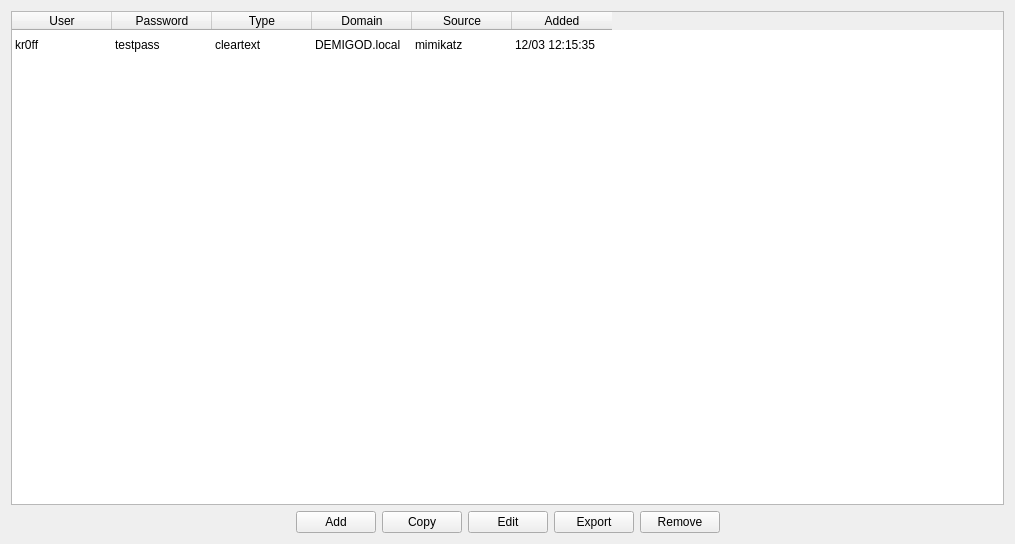
<?xml version="1.0" encoding="UTF-8"?>
<ui version="4.0">
 <class>Form</class>
 <widget class="QWidget" name="Form">
  <property name="geometry">
   <rect>
    <x>0</x>
    <y>0</y>
    <width>1015</width>
    <height>544</height>
   </rect>
  </property>
  <property name="windowTitle">
   <string>Form</string>
  </property>
  <layout class="QGridLayout" name="gridLayout">
   <item row="1" column="2">
    <widget class="QPushButton" name="pushButton_Copy">
     <property name="text">
      <string>Copy</string>
     </property>
    </widget>
   </item>
   <item row="1" column="1">
    <widget class="QPushButton" name="pushButton_New_Profile">
     <property name="text">
      <string>Add</string>
     </property>
    </widget>
   </item>
   <item row="1" column="3">
    <widget class="QPushButton" name="pushButton_Edit">
     <property name="text">
      <string>Edit</string>
     </property>
    </widget>
   </item>
   <item row="1" column="6">
    <spacer name="horizontalSpacer_2">
     <property name="orientation">
      <enum>Qt::Horizontal</enum>
     </property>
     <property name="sizeHint" stdset="0">
      <size>
       <width>40</width>
       <height>20</height>
      </size>
     </property>
    </spacer>
   </item>
   <item row="1" column="5">
    <widget class="QPushButton" name="pushButton_Remove">
     <property name="text">
      <string>Remove</string>
     </property>
    </widget>
   </item>
   <item row="1" column="0">
    <spacer name="horizontalSpacer">
     <property name="orientation">
      <enum>Qt::Horizontal</enum>
     </property>
     <property name="sizeHint" stdset="0">
      <size>
       <width>40</width>
       <height>20</height>
      </size>
     </property>
    </spacer>
   </item>
   <item row="0" column="0" colspan="7">
    <widget class="QTableWidget" name="SessionTableWidget">
     <property name="enabled">
      <bool>true</bool>
     </property>
     <property name="showGrid">
      <bool>false</bool>
     </property>
     <property name="sortingEnabled">
      <bool>false</bool>
     </property>
     <property name="wordWrap">
      <bool>true</bool>
     </property>
     <property name="cornerButtonEnabled">
      <bool>true</bool>
     </property>
     <attribute name="horizontalHeaderVisible">
      <bool>true</bool>
     </attribute>
     <attribute name="horizontalHeaderCascadingSectionResizes">
      <bool>false</bool>
     </attribute>
     <attribute name="horizontalHeaderStretchLastSection">
      <bool>false</bool>
     </attribute>
     <attribute name="verticalHeaderVisible">
      <bool>false</bool>
     </attribute>
     <attribute name="verticalHeaderStretchLastSection">
      <bool>false</bool>
     </attribute>
     <row>
      <property name="text">
       <string/>
      </property>
     </row>
     <column>
      <property name="text">
       <string>User</string>
      </property>
     </column>
     <column>
      <property name="text">
       <string>Password</string>
      </property>
     </column>
     <column>
      <property name="text">
       <string>Type</string>
      </property>
     </column>
     <column>
      <property name="text">
       <string>Domain</string>
      </property>
     </column>
     <column>
      <property name="text">
       <string>Source</string>
      </property>
     </column>
     <column>
      <property name="text">
       <string>Added</string>
      </property>
     </column>
     <item row="0" column="0">
      <property name="text">
       <string>kr0ff</string>
      </property>
     </item>
     <item row="0" column="1">
      <property name="text">
       <string>testpass</string>
      </property>
     </item>
     <item row="0" column="2">
      <property name="text">
       <string>cleartext</string>
      </property>
     </item>
     <item row="0" column="3">
      <property name="text">
       <string>DEMIGOD.local</string>
      </property>
     </item>
     <item row="0" column="4">
      <property name="text">
       <string>mimikatz</string>
      </property>
     </item>
     <item row="0" column="5">
      <property name="text">
       <string>12/03 12:15:35</string>
      </property>
     </item>
    </widget>
   </item>
   <item row="1" column="4">
    <widget class="QPushButton" name="pushButton_Export">
     <property name="text">
      <string>Export</string>
     </property>
    </widget>
   </item>
  </layout>
 </widget>
 <resources/>
 <connections/>
</ui>
